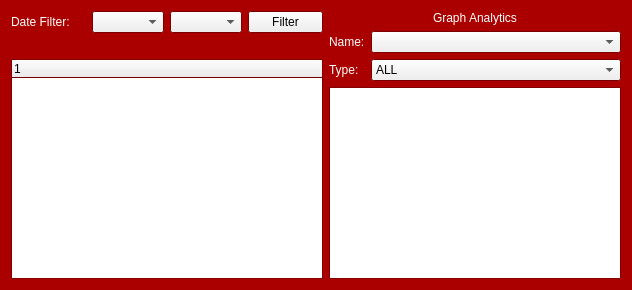
      <widget class="QWidget" name="pub_tab">
       <property name="palette">
        <palette>
         <active>
          <colorrole role="Base">
           <brush brushstyle="SolidPattern">
            <color alpha="255">
             <red>255</red>
             <green>255</green>
             <blue>255</blue>
            </color>
           </brush>
          </colorrole>
          <colorrole role="Window">
           <brush brushstyle="SolidPattern">
            <color alpha="255">
             <red>170</red>
             <green>0</green>
             <blue>0</blue>
            </color>
           </brush>
          </colorrole>
         </active>
         <inactive>
          <colorrole role="Base">
           <brush brushstyle="SolidPattern">
            <color alpha="255">
             <red>255</red>
             <green>255</green>
             <blue>255</blue>
            </color>
           </brush>
          </colorrole>
          <colorrole role="Window">
           <brush brushstyle="SolidPattern">
            <color alpha="255">
             <red>170</red>
             <green>0</green>
             <blue>0</blue>
            </color>
           </brush>
          </colorrole>
         </inactive>
         <disabled>
          <colorrole role="Base">
           <brush brushstyle="SolidPattern">
            <color alpha="255">
             <red>170</red>
             <green>0</green>
             <blue>0</blue>
            </color>
           </brush>
          </colorrole>
          <colorrole role="Window">
           <brush brushstyle="SolidPattern">
            <color alpha="255">
             <red>170</red>
             <green>0</green>
             <blue>0</blue>
            </color>
           </brush>
          </colorrole>
         </disabled>
        </palette>
       </property>
       <property name="autoFillBackground">
        <bool>true</bool>
       </property>
       <attribute name="title">
        <string>PUBLICATIONS</string>
       </attribute>
       <layout class="QGridLayout" name="gridLayout_3">
        <item row="0" column="0">
         <layout class="QVBoxLayout" name="verticalLayout_2">
          <item>
           <layout class="QHBoxLayout" name="horizontalLayout">
            <item>
             <widget class="QLabel" name="date_filter_lbl_pub">
              <property name="minimumSize">
               <size>
                <width>75</width>
                <height>0</height>
               </size>
              </property>
              <property name="maximumSize">
               <size>
                <width>75</width>
                <height>16777215</height>
               </size>
              </property>
              <property name="palette">
               <palette>
                <active>
                 <colorrole role="WindowText">
                  <brush brushstyle="SolidPattern">
                   <color alpha="255">
                    <red>255</red>
                    <green>255</green>
                    <blue>255</blue>
                   </color>
                  </brush>
                 </colorrole>
                </active>
                <inactive>
                 <colorrole role="WindowText">
                  <brush brushstyle="SolidPattern">
                   <color alpha="255">
                    <red>255</red>
                    <green>255</green>
                    <blue>255</blue>
                   </color>
                  </brush>
                 </colorrole>
                </inactive>
                <disabled>
                 <colorrole role="WindowText">
                  <brush brushstyle="SolidPattern">
                   <color alpha="255">
                    <red>120</red>
                    <green>120</green>
                    <blue>120</blue>
                   </color>
                  </brush>
                 </colorrole>
                </disabled>
               </palette>
              </property>
              <property name="text">
               <string>Date Filter:</string>
              </property>
             </widget>
            </item>
            <item>
             <widget class="QComboBox" name="start_date_combo_pub"/>
            </item>
            <item>
             <widget class="QComboBox" name="end_date_combo_pub">
              <property name="minimumSize">
               <size>
                <width>0</width>
                <height>0</height>
               </size>
              </property>
             </widget>
            </item>
            <item>
             <widget class="QPushButton" name="filter_btn_pub">
              <property name="minimumSize">
               <size>
                <width>75</width>
                <height>0</height>
               </size>
              </property>
              <property name="maximumSize">
               <size>
                <width>75</width>
                <height>16777215</height>
               </size>
              </property>
              <property name="text">
               <string>Filter</string>
              </property>
              <property name="flat">
               <bool>false</bool>
              </property>
             </widget>
            </item>
           </layout>
          </item>
          <item>
           <widget class="QLabel" name="domain_lbl_pub">
            <property name="palette">
             <palette>
              <active>
               <colorrole role="WindowText">
                <brush brushstyle="SolidPattern">
                 <color alpha="255">
                  <red>255</red>
                  <green>255</green>
                  <blue>255</blue>
                 </color>
                </brush>
               </colorrole>
              </active>
              <inactive>
               <colorrole role="WindowText">
                <brush brushstyle="SolidPattern">
                 <color alpha="255">
                  <red>255</red>
                  <green>255</green>
                  <blue>255</blue>
                 </color>
                </brush>
               </colorrole>
              </inactive>
              <disabled>
               <colorrole role="WindowText">
                <brush brushstyle="SolidPattern">
                 <color alpha="255">
                  <red>120</red>
                  <green>120</green>
                  <blue>120</blue>
                 </color>
                </brush>
               </colorrole>
              </disabled>
             </palette>
            </property>
            <property name="text">
             <string/>
            </property>
            <property name="alignment">
             <set>Qt::AlignCenter</set>
            </property>
           </widget>
          </item>
          <item>
           <widget class="QTreeWidget" name="tree_list_pub">
            <column>
             <property name="text">
              <string notr="true">1</string>
             </property>
            </column>
           </widget>
          </item>
         </layout>
        </item>
        <item row="0" column="1">
         <layout class="QVBoxLayout" name="verticalLayout">
          <item>
           <widget class="QLabel" name="graph_lbl_pub">
            <property name="palette">
             <palette>
              <active>
               <colorrole role="WindowText">
                <brush brushstyle="SolidPattern">
                 <color alpha="255">
                  <red>255</red>
                  <green>255</green>
                  <blue>255</blue>
                 </color>
                </brush>
               </colorrole>
              </active>
              <inactive>
               <colorrole role="WindowText">
                <brush brushstyle="SolidPattern">
                 <color alpha="255">
                  <red>255</red>
                  <green>255</green>
                  <blue>255</blue>
                 </color>
                </brush>
               </colorrole>
              </inactive>
              <disabled>
               <colorrole role="WindowText">
                <brush brushstyle="SolidPattern">
                 <color alpha="255">
                  <red>120</red>
                  <green>120</green>
                  <blue>120</blue>
                 </color>
                </brush>
               </colorrole>
              </disabled>
             </palette>
            </property>
            <property name="text">
             <string>Graph Analytics</string>
            </property>
            <property name="alignment">
             <set>Qt::AlignCenter</set>
            </property>
           </widget>
          </item>
          <item>
           <layout class="QHBoxLayout" name="horizontalLayout_14">
            <item>
             <widget class="QLabel" name="name_lbl_pub">
              <property name="maximumSize">
               <size>
                <width>100</width>
                <height>40</height>
               </size>
              </property>
              <property name="palette">
               <palette>
                <active>
                 <colorrole role="WindowText">
                  <brush brushstyle="SolidPattern">
                   <color alpha="255">
                    <red>255</red>
                    <green>255</green>
                    <blue>255</blue>
                   </color>
                  </brush>
                 </colorrole>
                </active>
                <inactive>
                 <colorrole role="WindowText">
                  <brush brushstyle="SolidPattern">
                   <color alpha="255">
                    <red>255</red>
                    <green>255</green>
                    <blue>255</blue>
                   </color>
                  </brush>
                 </colorrole>
                </inactive>
                <disabled>
                 <colorrole role="WindowText">
                  <brush brushstyle="SolidPattern">
                   <color alpha="255">
                    <red>120</red>
                    <green>120</green>
                    <blue>120</blue>
                   </color>
                  </brush>
                 </colorrole>
                </disabled>
               </palette>
              </property>
              <property name="text">
               <string>Name:</string>
              </property>
             </widget>
            </item>
            <item>
             <widget class="QComboBox" name="name_combo_pub">
              <property name="minimumSize">
               <size>
                <width>250</width>
                <height>0</height>
               </size>
              </property>
             </widget>
            </item>
           </layout>
          </item>
          <item>
           <layout class="QHBoxLayout" name="horizontalLayout_13">
            <item>
             <widget class="QLabel" name="type_lbl_pub">
              <property name="maximumSize">
               <size>
                <width>100</width>
                <height>40</height>
               </size>
              </property>
              <property name="palette">
               <palette>
                <active>
                 <colorrole role="WindowText">
                  <brush brushstyle="SolidPattern">
                   <color alpha="255">
                    <red>255</red>
                    <green>255</green>
                    <blue>255</blue>
                   </color>
                  </brush>
                 </colorrole>
                </active>
                <inactive>
                 <colorrole role="WindowText">
                  <brush brushstyle="SolidPattern">
                   <color alpha="255">
                    <red>255</red>
                    <green>255</green>
                    <blue>255</blue>
                   </color>
                  </brush>
                 </colorrole>
                </inactive>
                <disabled>
                 <colorrole role="WindowText">
                  <brush brushstyle="SolidPattern">
                   <color alpha="255">
                    <red>120</red>
                    <green>120</green>
                    <blue>120</blue>
                   </color>
                  </brush>
                 </colorrole>
                </disabled>
               </palette>
              </property>
              <property name="text">
               <string>Type:</string>
              </property>
             </widget>
            </item>
            <item>
             <widget class="QComboBox" name="type_combo_pub">
              <property name="minimumSize">
               <size>
                <width>250</width>
                <height>0</height>
               </size>
              </property>
              <property name="maximumSize">
               <size>
                <width>16777215</width>
                <height>16777215</height>
               </size>
              </property>
              <item>
               <property name="text">
                <string>ALL</string>
               </property>
              </item>
             </widget>
            </item>
           </layout>
          </item>
          <item>
           <widget class="QGraphicsView" name="graph_area_pub">
            <property name="enabled">
             <bool>true</bool>
            </property>
           </widget>
          </item>
         </layout>
        </item>
       </layout>
      </widget>
